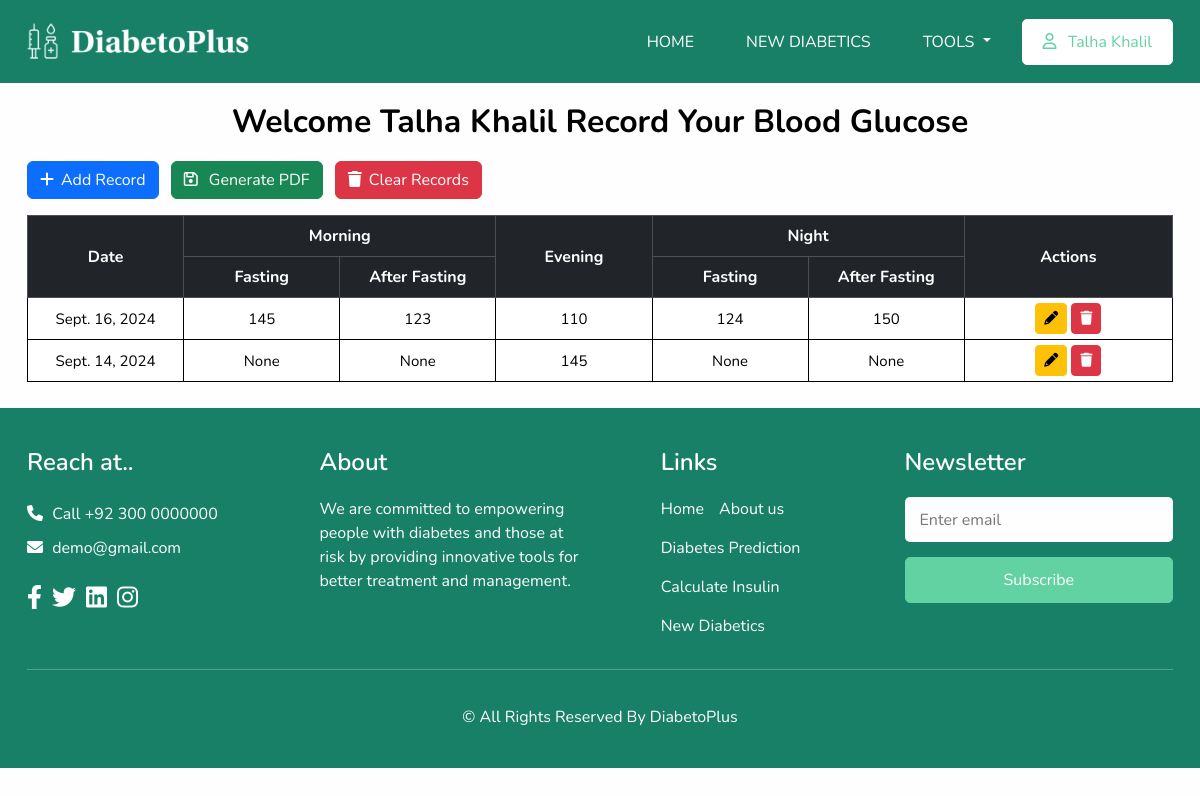
/record/ (signed in), run on the app's committed database.
### Glucose_Record/models.py (models this page shows, shortened)
class GRecords(models.Model):
    user = models.ForeignKey(User, on_delete=models.CASCADE)
    date = models.DateField()
    mor_fast = models.IntegerField(null=True, blank=True)
    mor_after = models.IntegerField(null=True, blank=True)
    evening = models.IntegerField(null=True, blank=True)
    night_fast = models.IntegerField(null=True, blank=True)
    night_after = models.IntegerField(null=True, blank=True)

### Glucose_Record/views.py (the view)
# urls.py: path('record/',Glucose_Record_views.record, name='record'),
@login_required
def record(request):
    user_records = GRecords.objects.filter(user=request.user).order_by('-date')
    return render(request, 'glucose_record.html', {'Glucose_Record': user_records})

### templates/glucose_record.html (shortened to what this page needs)
{% extends "base-sp.html" %}
{% load static %}
{% block css %}
<link href={% static "css/glucose_record_css.css" %} rel="stylesheet" />
{% endblock css %}
{% block content %}
<h2 class="container-h2 container">Welcome {{ request.user.username }} Record Your Blood Glucose</h2>
<div class="container-record container">
    <button class="btn btn-primary mb-3" data-bs-toggle="modal" data-bs-target="#addRecordModal"><i
            class="fa-solid fa-plus" style="margin-right: 7px;"></i>Add Record</button>
    <button onclick="window.location.href='{% url 'gen_pdf' %}'" class="btn btn-success mb-3 mx-2">
        <i class="fa-regular fa-floppy-disk" style="margin-right: 7px;"></i>
        Generate PDF
    </button>
    <button class="btn btn-danger mb-3" data-bs-toggle="modal" data-bs-target="#clearRecordsModal">
        <i class="fa-solid fa-trash" style="margin-right: 7px;"></i>Clear Records
    </button>
    <div class="table-responsive">
        <table class="table table-bordered">
            <thead class="table-dark">
                <tr>
                    <th rowspan="2">Date</th>
                    <th colspan="2">Morning</th>
                    <th rowspan="2">Evening</th>
                    <th colspan="2">Night</th>
                    <th rowspan="2" class="actions-column">Actions</th>
                </tr>
                <tr>
                    <th>Fasting</th>
                    <th>After Fasting</th>
                    <th>Fasting</th>
                    <th>After Fasting</th>
                </tr>
            </thead>
            <tbody>
                {% for record in Glucose_Record%}
                <tr>
                    <td>{{ record.date }}</td>
                    <td>{{ record.mor_fast }}</td>
                    <td>{{ record.mor_after }}</td>
                    <td>{{ record.evening }}</td>
                    <td>{{ record.night_fast }}</td>
                    <td>{{ record.night_after }}</td>
                    <td>
                        <button class="btn btn-sm btn-warning" data-bs-toggle="modal"
                            data-bs-target="#updateRecordModal{{ record.id }}" title="Update Record">
                            <i class="fa-solid fa-pencil"></i>
                        </button>
                        <button class="btn btn-sm btn-danger" data-bs-toggle="modal"
                            data-bs-target="#deleteRecordModal{{ record.id }}" title="Delete Record">
                            <i class="fa-solid fa-trash"></i>
                        </button>
                    </td>
                </tr>
                {% empty %}
                <p>There are no Records Recorded yet</p>
                {% endfor %}
            </tbody>
        </table>
    </div>
</div>
{% endblock content %}

### templates/base-sp.html (shortened to what this page needs)
{% load static %}
<!DOCTYPE html>
<html>
<head>
  <link href="https://cdn.jsdelivr.net/npm/bootstrap@5.3.3/dist/css/bootstrap.min.css" rel="stylesheet"
>
  <link rel="stylesheet" href="https://cdnjs.cloudflare.com/ajax/libs/font-awesome/6.0.0-beta3/css/all.min.css">
  <link href={% static "css/style.css" %} rel="stylesheet" />
  {% block css %}{% endblock css %}
  <link href={% static "css/responsive.css" %} rel="stylesheet" />
  <link rel="stylesheet" href="https://cdnjs.cloudflare.com/ajax/libs/toastr.js/latest/toastr.min.css" />
</head>
<body class="sub_page">
  <div class="hero_area">
    <header class="header_section">
      <div class="container">
        <nav class="navbar navbar-expand-lg custom_nav-container ">
          <a class="navbar-brand" href={% url 'index' %}>
            <img src={% static "media/logo.png" %} alt="logo" height="43px" />
          <div class="collapse navbar-collapse" id="navbarSupportedContent">
            <ul class="navbar-nav">
              <li class="nav-item active">
                <a class="nav-link" href={% url 'index' %}>Home</a>
              </li>
              <li class="nav-item">
                <a class="nav-link" href={% url 'new_diabetics' %}>New Diabetics</a>
              </li>
              <li class="nav-item dropdown">
                <a class="nav-link dropdown-toggle" href="#" role="button" data-bs-toggle="dropdown" aria-expanded="false">
                  Tools
                </a>
              </li>
            </ul>
            {% if request.user.is_authenticated %}
              <div class="dropdown">
                <button class="btn-read-more" type="button" data-bs-toggle="dropdown" aria-expanded="false"><i class="fa-regular fa-user" style="margin-right: 7px;"></i>
                  {{ request.user.username }}
                </button>
              </div>
            {% else %}
              <a href={% url 'login' %} class="btn-read-more">Sign Up / Sign in</a>
            {% endif %}
          </div>
        </nav>
      </div>
    </header>
  </div>
  {% block content %}{% endblock content %}
  <footer class="footer_section">
    <div class="container">
      <div class="row">
        <div class="col-md-6 col-lg-3 footer_col">
          <div class="footer_contact">
            <h4>
              Reach at..
            </h4>
            <div class="contact_link_box">
              <a href="">
                <i class="fa fa-phone" aria-hidden="true"></i>
                <span>
                  Call +92 300 0000000
                </span>
              </a>
              <a href="">
                <i class="fa fa-envelope" aria-hidden="true"></i>
                <span>
                  demo@gmail.com
                </span>
              </a>
            </div>
          </div>
          <div class="footer_social">
            <a href="https://www.facebook.com/?_rdr" aria-hidden="true" >
              <i class="fa-brands fa-facebook-f"></i>
            </a>
            <a href="https://twitter.com/?lang=en" aria-hidden="true" >
              <i class="fa-brands fa-twitter"></i>
            </a>
            <a href="https://pk.linkedin.com">
              <i class="fa-brands fa-linkedin" aria-hidden="true" ></i>
            </a>
            <a href="https://www.instagram.com/">
              <i class="fa-brands fa-instagram" aria-hidden="true" ></i>
            </a>
          </div>
        </div>
        <div class="col-md-6 col-lg-3 footer_col">
          <div class="footer_detail">
            <h4>
              About
            </h4>
            <p>
              We are committed to empowering people with diabetes and those at risk by providing innovative tools for better treatment and management.
            </p>
          </div>
        </div>
        <div class="col-md-6 col-lg-2 mx-auto footer_col">
          <div class="footer_link_box">
            <h4>
              Links
            </h4>
            <div class="footer_links">
              <a class="" href={% url 'index' %}>
                Home
              <a class="" href={% url 'about' %}>
                About us
              <a class="" href={% url 'predict_diabetes' %}>
                Diabetes Prediction
              <a class="" href={% url 'calculate_insulin' %}>
                Calculate Insulin
              <a class="" href={% url 'new_diabetics' %}>
                New Diabetics
            </div>
          </div>
        </div>
        <div class="col-md-6 col-lg-3 footer_col ">
          <h4>
            Newsletter
          </h4>
          <form action="#">
            <input type="email" placeholder="Enter email" />
            <button type="submit">
              Subscribe
            </button>
          </form>
        </div>
      </div>
      <hr color="#ffffff">
      <div class="footer-info">
        <p>
          &copy;  All Rights Reserved By
          <a href={% url 'index' %}>DiabetoPlus<br><br></a>
        </p>
      </div>
    </div>
  </footer>
</body>
</html>

### static/css/style.css (style rules this page uses)
body { font-family: 'Nunito', sans-serif; color: #000000; background-color: #fefefe; overflow-x: hidden; }
a, a:hover, a:focus { text-decoration: none; }
.btn, .btn:focus { outline: none !important; box-shadow: none; }
.hero_area { position: relative; min-height: 100vh; display: flex; flex-direction: column; }
.sub_page .hero_area { min-height: auto; background-color: #178066; }
.header_section { padding: 15px 0; }
.navbar { border-bottom: none; }
.custom_nav-container { padding: 0; }
.custom_nav-container .navbar-nav { margin-left: auto; }
.custom_nav-container .navbar-nav .nav-item .nav-link { padding: 10px 20px; margin: 0 10px 0 0; color: #ffffff; border: 1px solid transparent; text-align: center; text-transform: uppercase; border-radius: 5px; transition: all 0.3s ease-in-out; }
.btn-read-more { background-color: #ffffff; color: #62d2a2; padding: 10px 20px; border: 1px solid #ffffff; border-radius: 5px; transition: all 0.3s; cursor: pointer; font-size: 16px; text-decoration: none; }
.footer_section { background: #178066; color: #ffffff; padding: 40px 0 15px 0; position: relative; }
.footer_section h4 { font-weight: 600; margin-bottom: 20px; }
.footer_section .footer_contact .contact_link_box { display: flex; flex-direction: column; }
.footer_section .footer_contact .contact_link_box a { margin: 5px 0; color: #ffffff; }
.footer_section .footer_contact .contact_link_box a i { margin-right: 5px; }
.footer_section .footer_social { display: flex; margin-top: 20px; margin-bottom: 10px; }
.footer_section .footer_social a { display: flex; justify-content: center; align-items: center; color: #ffffff; border-radius: 100%; margin-right: 10px; font-size: 24px; transition: ease 0.5s; }
.footer_section .footer_links { display: flex; flex-wrap: wrap; }
.footer_section .footer_links a { display: flex; align-items: center; margin-right: 15px; margin-bottom: 15px; color: #ffffff; }
.footer_section form input { border: none; background-color: #fefefe; width: 100%; height: 45px; color: #000000; outline: none; border-radius: 5px; padding: 0 15px; }
.footer_section form input::placeholder { color: #777; }
.footer_section form button { width: 100%; text-align: center; display: inline-block; padding: 10px 55px; background-color: #62d2a2; color: #ffffff; border-radius: 5px; transition: all 0.3s; border: 1px solid #62d2a2; margin-top: 15px; }
.footer_section .footer-info { text-align: center; }
.footer_section .footer-info p { color: #ffffff; padding: 0; margin: 0; }
.footer_section .footer-info p a { color: inherit; }
.footer_section hr { margin-bottom: 35px; }
.container-h2 { text-align: center; margin-top: 20px; margin-bottom: 20px; font-weight: bold; }
.table { border: none; }
.table td { font-size: 15px; padding: 5px; vertical-align: middle; }
td, th { text-align: center; vertical-align: middle; }

### static/css/glucose_record_css.css (style rules this page uses)
.container-record { margin-bottom: 10px; }
td, th { text-align: center; vertical-align: middle; }
th, td { width: 150px; }
.actions-column { width: 200px; }

### static/css/responsive.css (style rules this page uses)
@media (min-width: 1200px) { .container { max-width: 1170px; } }

### data on the page
GRecords: date "Sept. 16, 2024", mor_fast "145", mor_after "123", evening "110", night_fast "124", night_after "150"
GRecords: date "Sept. 14, 2024", mor_fast "None", mor_after "None", evening "145", night_fast "None", night_after "None"

### other printed values
{{ request.user.username }} "Talha Khalil"
